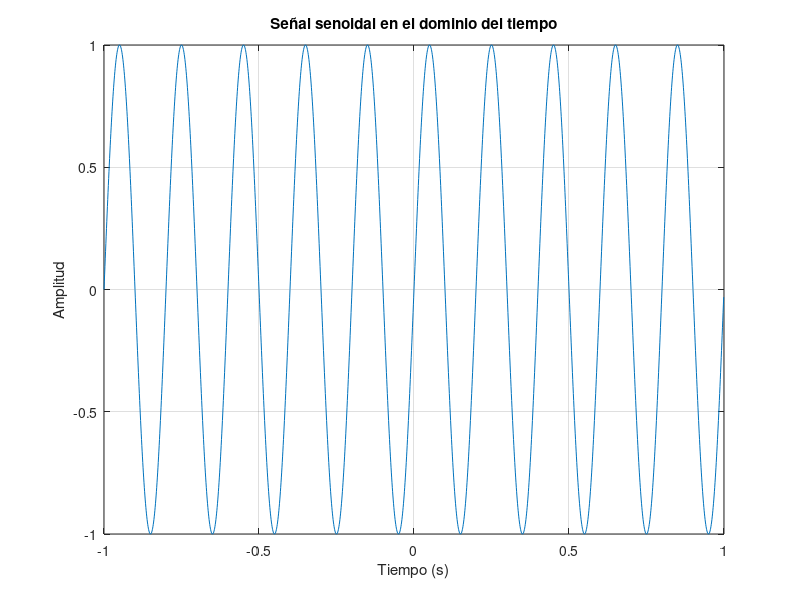
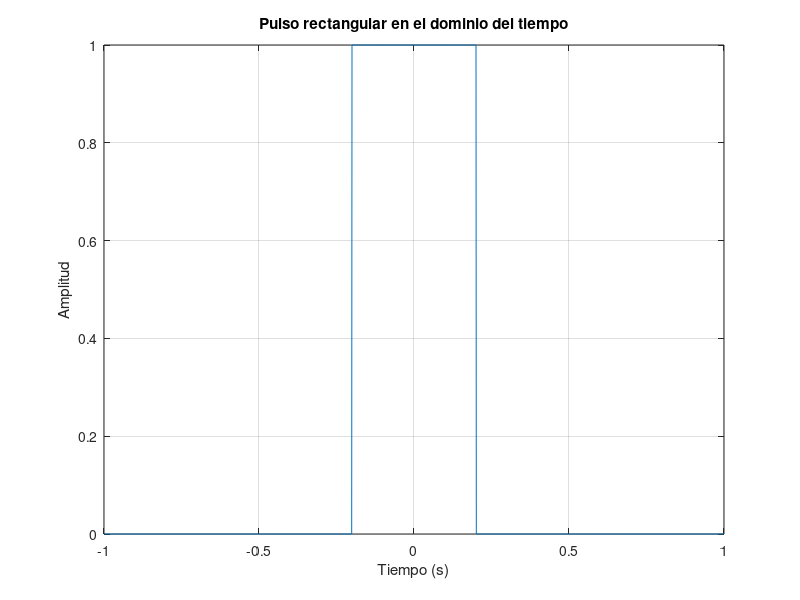
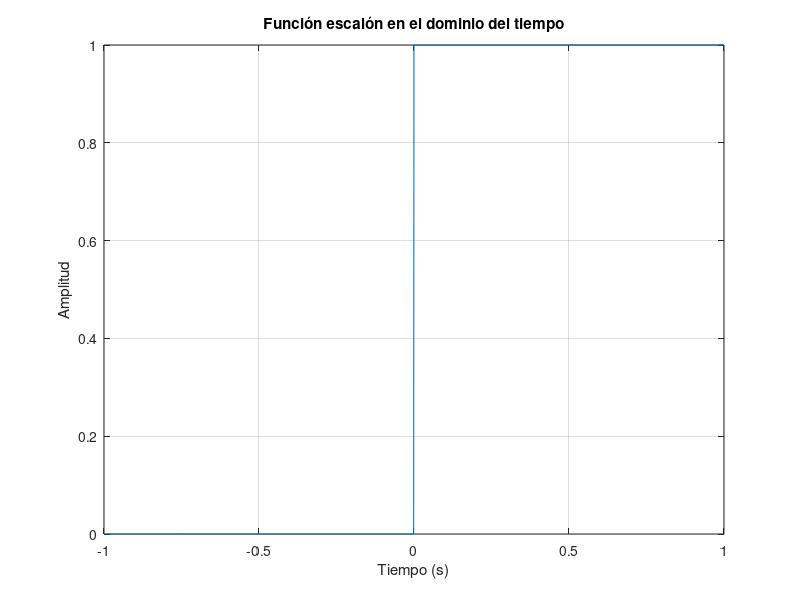
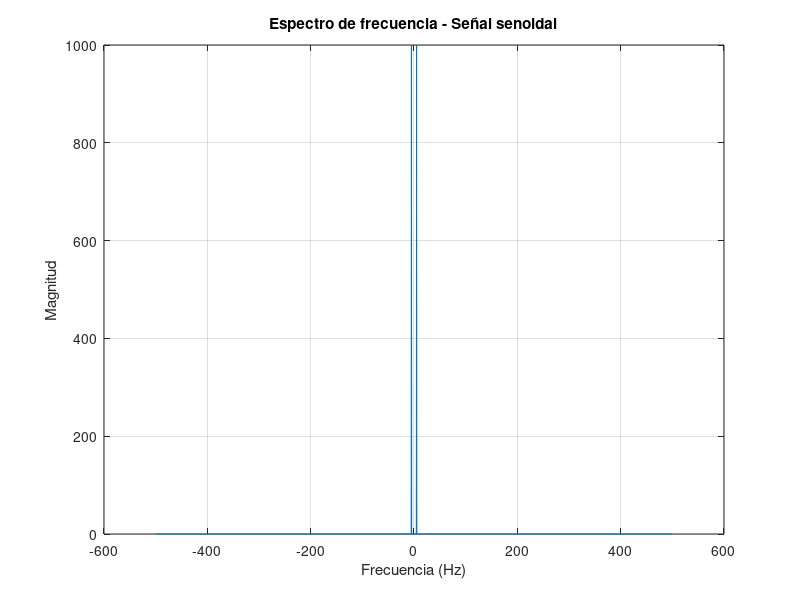

The MATLAB script that drew these images, in order:
% ============================================
% SIMULACIÓN Y ANÁLISIS DE SEÑALES CON FOURIER
% Autor: Elssye Elizabeth Canizales Martinez
% ============================================

clc;
clear;
close all;

% --------------------------------------------
% 1. Parámetros de tiempo
% --------------------------------------------

fs = 1000;              % Frecuencia de muestreo (Hz)
t = -1:1/fs:1-1/fs;    % Vector de tiempo

% --------------------------------------------
% 2. Crear señales
% --------------------------------------------

% Señal senoidal
f = 5;  
senal_seno = sin(2*pi*f*t);

% Pulso rectangular
pulso = double(abs(t) < 0.2);

% Función escalón
escalon = double(t >= 0);

% --------------------------------------------
% 3. Graficar señales en el tiempo
% --------------------------------------------

figure;
plot(t, senal_seno);
title('Señal senoidal en el dominio del tiempo');
xlabel('Tiempo (s)');
ylabel('Amplitud');
grid on;

figure;
plot(t, pulso);
title('Pulso rectangular en el dominio del tiempo');
xlabel('Tiempo (s)');
ylabel('Amplitud');
grid on;

figure;
plot(t, escalon);
title('Función escalón en el dominio del tiempo');
xlabel('Tiempo (s)');
ylabel('Amplitud');
grid on;

% --------------------------------------------
% 4. Transformada de Fourier
% --------------------------------------------

fft_seno = fft(senal_seno);
fft_pulso = fft(pulso);
fft_escalon = fft(escalon);

n = length(t);
frecuencia = (-n/2:n/2-1)*(fs/n);

% Centrar espectro
fft_seno_shift = fftshift(fft_seno);
fft_pulso_shift = fftshift(fft_pulso);
fft_escalon_shift = fftshift(fft_escalon);

% --------------------------------------------
% 5. Magnitud del espectro
% --------------------------------------------

figure;
plot(frecuencia, abs(fft_seno_shift));
title('Espectro de frecuencia - Señal senoidal');
xlabel('Frecuencia (Hz)');
ylabel('Magnitud');
grid on;

figure;
plot(frecuencia, abs(fft_pulso_shift));
title('Espectro de frecuencia - Pulso rectangular');
xlabel('Frecuencia (Hz)');
ylabel('Magnitud');
grid on;

figure;
plot(frecuencia, abs(fft_escalon_shift));
title('Espectro de frecuencia - Función escalón');
xlabel('Frecuencia (Hz)');
ylabel('Magnitud');
grid on;

% --------------------------------------------
% 6. Fase del espectro
% --------------------------------------------

figure;
plot(frecuencia, angle(fft_seno_shift));
title('Fase - Señal senoidal');
xlabel('Frecuencia (Hz)');
ylabel('Fase');
grid on;

% --------------------------------------------
% 7. Propiedad de linealidad
% --------------------------------------------

senal_combinada = senal_seno + pulso;

fft_combinada = fftshift(fft(senal_combinada));

figure;
plot(frecuencia, abs(fft_combinada));
title('Espectro de señal combinada (Propiedad de linealidad)');
xlabel('Frecuencia (Hz)');
ylabel('Magnitud');
grid on;
